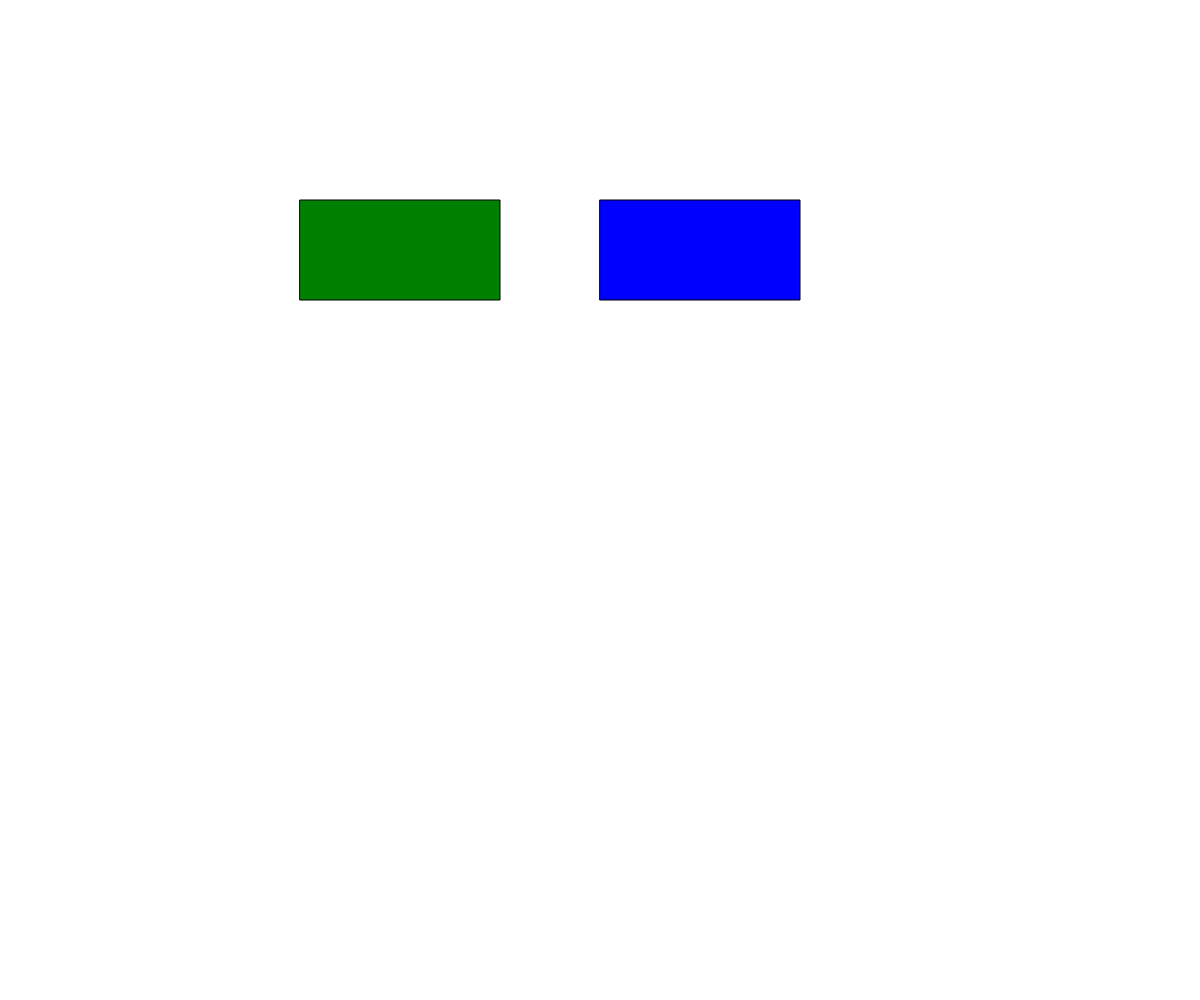
Frame 1 (no input)
Frame 60 (no input): identical to frame 1, image omitted
Frame 120 (the mouse pressed at the canvas centre since frame 60): identical to frame 1, image omitted

The p5.js sketch that drew this single still picture (run headless with seeded random() and noise() and a simulated clock; from frame 60 on, the mouse is pressed at the canvas centre):

// p5.js sketch
// ── sketch.js
// Button OOP Demo

let buttonOne;
let buttonTwo;
let back = "white";

function setup() {
  createCanvas(windowWidth, windowHeight);
  buttonOne = new Button(300, 200, 200, 100);
  buttonTwo = new Button(600, 200, 200, 100);
  buttonTwo.colour1 = "blue";
}

function draw() {
  background(back);
  buttonOne.display();
  buttonTwo.display();
}

function mousePressed() {
  if (buttonOne.checkIfInside(mouseX, mouseY)) {
    back = "red";
  }
  if (buttonTwo.checkIfInside(mouseX, mouseY)) {
    back = "black";
  }
}

class Button {
  constructor(x, y, w, h) {
    this.x = x;
    this.y = y;
    this.width = w;
    this.height = h;
    this.colour1 = "green";
    this.colour2 = "red";
  }

  display() {
    if (this.checkIfInside(mouseX, mouseY)) {
      fill(this.colour2);
    }
    else {
      fill(this.colour1);
    }
    rect(this.x, this.y, this.width, this.height);
  }

  checkIfInside(x, y) {
    return x >= this.x && x <=this.x + this.width && y >= this.y && y <= this.y + this.height;
  }
}
